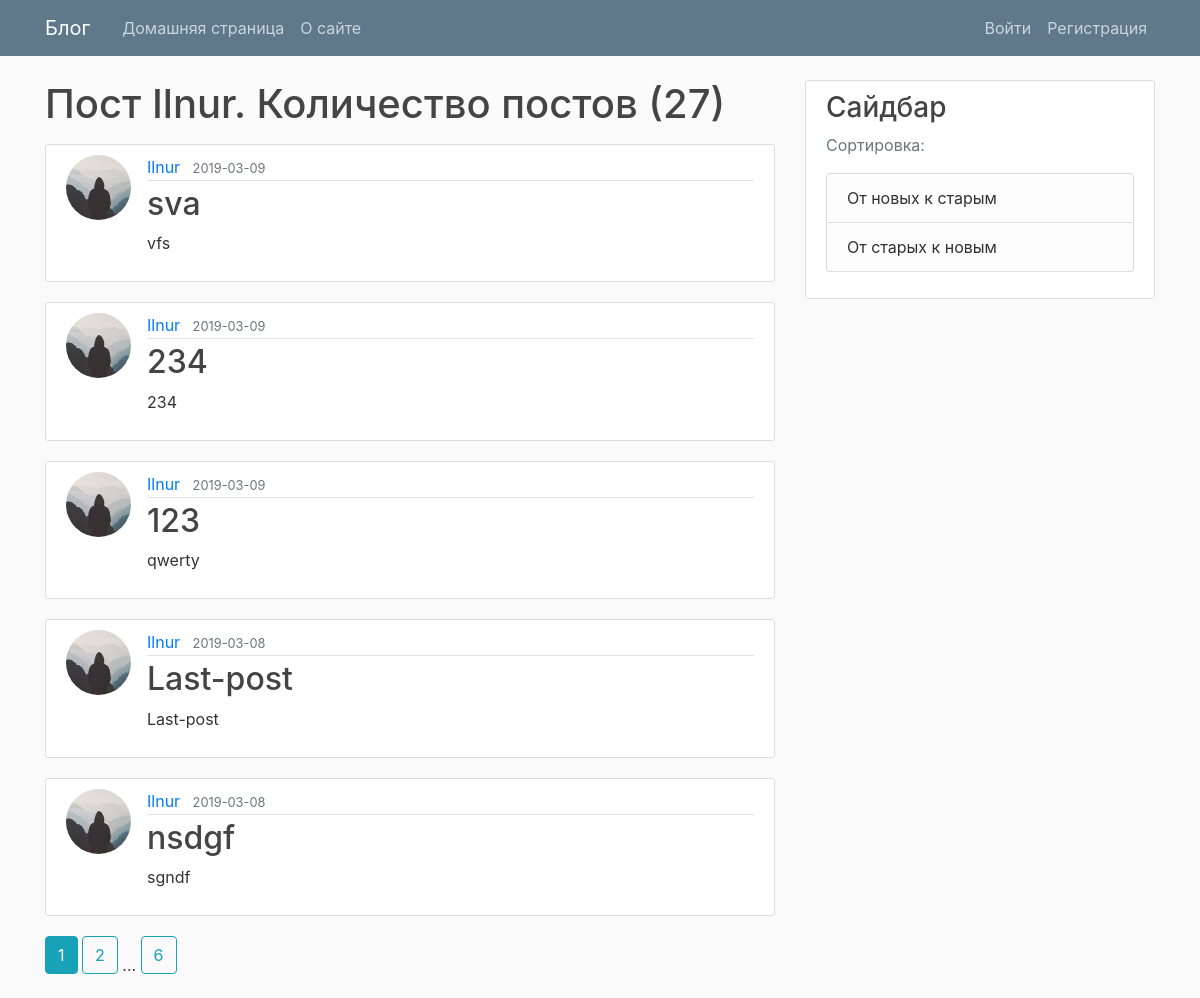
The page /user/Ilnur on the database its author committed.
### main/models.py (models this page shows, shortened)
class User(db.Model, UserMixin):
    id = db.Column(db.Integer, primary_key=True)
    username = db.Column(db.String(20), unique=True, nullable=False)
    email = db.Column(db.String(120), unique=True, nullable=False)
    image_file = db.Column(db.String(20),
                           nullable=False, default='default.jpg')
    password = db.Column(db.String(60), nullable=False)
    posts = db.relationship('Post', backref='author', lazy=True)

class Post(db.Model):
    id = db.Column(db.Integer, primary_key=True)
    title = db.Column(db.String(100), nullable=False)
    date_posted = db.Column(db.DateTime,
                            nullable=False, default=datetime.utcnow())
    content = db.Column(db.Text, nullable=False)
    user_id = db.Column(db.Integer, db.ForeignKey('user.id'), nullable=False)

### main/users/routes.py (the view)
@users.route("/user/<string:username>")
def user_posts(username):
    page = request.args.get('page', 1, type=int)
    user = User.query.filter_by(username=username).first_or_404()
    posts = Post.query.filter_by(author=user)\
        .order_by(Post.date_posted.desc())\
        .paginate(page=page, per_page=5)
    return render_template('user_posts.html', posts=posts, user=user, forUser=True, reverse=False)

### main/templates/user_posts.html
{% extends "base.html" %}
{% block content %}
    <h1 class="mb-3">Пост {{ user.username }}. Количество постов ({{ posts.total }})</h1>
    {% for post in posts.items %}
        <article class="media content-section">
          <img class="rounded-circle article-img" src="{{ url_for('static', filename='profile_pics/' + post.author.image_file) }}">
          <div class="media-body">
            <div class="article-metadata">
              <a class="mr-2" href="{{ url_for('users.user_posts', username=post.author.username) }}">{{ post.author.username }}</a>
              <small class="text-muted">{{ post.date_posted.strftime('%Y-%m-%d') }}</small>
            </div>
            <h2><a class="article-title" href="{{ url_for('posts.post', post_id=post.id) }}">{{ post.title }}</a></h2>
            <p class="article-content">{{ post.content }}</p>
          </div>
        </article>
    {% endfor %}
    {% for page_num in posts.iter_pages(left_edge=1, right_edge=1, left_current=1, right_current=2) %}
      {% if page_num %}
        {% if posts.page == page_num %}
          {% if reverse %}
            <a class="btn btn-info mb-4" href="{{ url_for('users.user_reverse_posts', username=user.username, page=page_num) }}">{{ page_num }}</a>
          {% else %}
            <a class="btn btn-info mb-4" href="{{ url_for('users.user_posts', username=user.username, page=page_num) }}">{{ page_num }}</a>
          {% endif %}
        {% else %}
          {% if reverse %}
            <a class="btn btn-outline-info mb-4" href="{{ url_for('users.user_reverse_posts', username=user.username, page=page_num) }}">{{ page_num }}</a>
          {% else %}
            <a class="btn btn-outline-info mb-4" href="{{ url_for('users.user_posts', username=user.username, page=page_num) }}">{{ page_num }}</a>
          {% endif %}
        {% endif %}
      {% else %}
        ...
      {% endif %}
    {% endfor %}
{% endblock content %}

### main/static/main.css (style rules this page uses)
body { background: #fafafa; color: #333333; margin-top: 5rem; }
h1, h2, h3, h4, h5, h6 { color: #444444; }
.content-section { background: #ffffff; padding: 10px 20px; border: 1px solid #dddddd; border-radius: 3px; margin-bottom: 20px; }
.article-title { color: #444444; }
.article-content { white-space: pre-line; }
.article-img { height: 65px; width: 65px; margin-right: 16px; }
.article-metadata { padding-bottom: 1px; margin-bottom: 4px; border-bottom: 1px solid #e3e3e3 }

### rows shown on the page
User: username "Ilnur"
Post: image_file (picture), author.username "Ilnur", date_posted "2019-03-09", title "sva", content "vfs"
Post: image_file (picture), author.username "Ilnur", date_posted "2019-03-09", title "234", content "234"
Post: image_file (picture), author.username "Ilnur", date_posted "2019-03-09", title "123", content "qwerty"
Post: image_file (picture), author.username "Ilnur", date_posted "2019-03-08", title "Last-post", content "Last-post"
Post: image_file (picture), author.username "Ilnur", date_posted "2019-03-08", title "nsdgf", content "sgndf"

### other values the page prints
{{ posts.total }} "27"
{{ page_num }} "1"
{{ page_num }} "2" "6"
